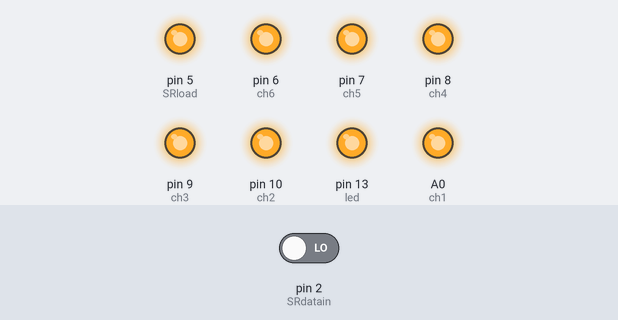
Simulated run of this sketch. Board: Arduino Nano, built with avr-gcc and run on an emulated ATmega328P. On the bench: output pins drawn as LEDs (lit = HIGH). Wiring (inferred from the names in the program): 24Cxx EEPROM at I2C address 0x50. Inputs (shaded band) come from the test bench; at power-on: pin 2 (SRdatain) LOW. EEPROM starts erased; pins used as bus, display or sensor lines are not drawn.

Above: at 1.3 s.
2.5 s: pin 2 (SRdatain) driven HIGH
At 5.2 s:
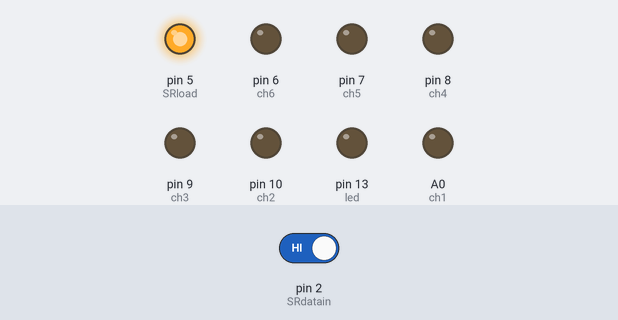
5.5 s: pin 2 (SRdatain) driven LOW
At 7.4 s:
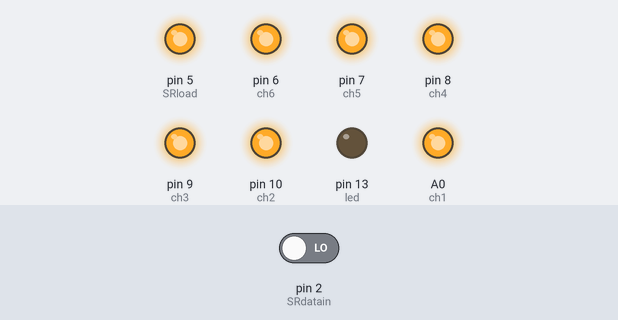
Timing chart, 0 to 13.0 s (numbered marks = the images above; inputs shaded):
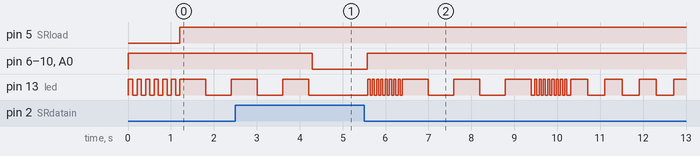

The sketch:

SyncSix_MultiSequences.ino
```cpp
//SyncSix Multi Sequences Arduino Sketch
//Allows multiple audio files and coresponding sequences to be programed into the controller.
//The controller will play the next audio file and sequence when triggered (or rec/layer is used) and will loop back to the first sequence after playing the last sequence.
//Upload audio files to the SD card in the normal way; Upload MP3 for first sequence first, second MP3 second, etc. Upload ambient audio file last if desired.
//numOfSeq (number of sequences)defines the total number of sequences the controller will record/playback

const unsigned int numOfSeq = 6;      //define number of sequences the controller will record/playback
const unsigned long quant = 75;      //set quantization time constant (how often outputs are refreshed in ms). Default 75ms.  Min 25ms.

#include <SoftwareSerial.h>
#include <EEPROM.h>
#include <Wire.h>

#define ambientbyte 0     //define arduino nano internal EEPROM settings bytes
#define volbyte 1
#define sonicbyte 2

#define SRload 5          //define pin connections
#define SRdatain 2
#define SRclock 4
#define SRclocken A1
#define ch1 A0
#define ch2 10
#define ch3 9
#define ch4 8
#define ch5 7
#define ch6 6
#define led 13
#define utrig A2
#define uecho A3
#define pot A7
#define busy A6
#define tx 11
#define rx 12

SoftwareSerial DFSoftwareSerial(rx, tx);                                            // RX, TX of MP3 player

bool ch1state;    //global vars to store input states
bool ch2state;
bool ch3state;
bool ch4state;
bool ch5state;
bool ch6state;
bool shiftstate;
bool trigstate;
bool sonicstate;

unsigned int memBlockSize = 65534/numOfSeq;     //define memory block allocated per sequence
unsigned int currMem = 0;                       //global var to store start address of sequence memory block
unsigned int currSeq = 1;                       //global var to store current sequence

void setup() {
  pinMode(led, OUTPUT);  digitalWrite(led, LOW);      //setup LED
  pinMode(pot, INPUT);                                //setup potentiometer
  pinMode(busy, INPUT);                               //setup MP3 player feedback pin

  pinMode(utrig, OUTPUT); digitalWrite(utrig, LOW);   // Set the ultrasonic trigPin as an OUTPUT and set LOW
  pinMode(uecho, INPUT);                              // Set the ultrasonic echoPin as an INPUT

  pinMode(ch1, OUTPUT); digitalWrite(ch1, LOW);       //setup output channel pins and set all to LOW
  pinMode(ch2, OUTPUT); digitalWrite(ch2, LOW);
  pinMode(ch3, OUTPUT); digitalWrite(ch3, LOW);
  pinMode(ch4, OUTPUT); digitalWrite(ch4, LOW);
  pinMode(ch5, OUTPUT); digitalWrite(ch5, LOW);
  pinMode(ch6, OUTPUT); digitalWrite(ch6, LOW);

  pinMode(SRload, OUTPUT);                            //setup input shift register pins
  pinMode(SRclocken, OUTPUT);
  pinMode(SRclock, OUTPUT);
  pinMode(SRdatain, INPUT);

  Wire.begin();                                       //begin I2C connection to external EEPROM

  DFSoftwareSerial.begin(9600);                       //begin serial connection to MP3 player
  byte MP3setvol[] = {0x7E, 0xFF, 0x06, 0x06, 0x00, 0x00, EEPROM.read(volbyte), 0xEF};     //read stored volume level
  DFSoftwareSerial.write(MP3setvol, 8);                //set volume of MP3 player

  startupCh();    //run startupCh function to turn on channels that should be on in the untriggered state

  digitalWrite(led, HIGH); delay(100); digitalWrite(led, LOW); delay(100); digitalWrite(led, HIGH); delay(100); digitalWrite(led, LOW); delay(100); digitalWrite(led, HIGH); delay(100); digitalWrite(led, LOW); delay(100); digitalWrite(led, HIGH); delay(100); digitalWrite(led, LOW); delay(100); digitalWrite(led, HIGH); delay(100); digitalWrite(led, LOW); delay(100); digitalWrite(led, HIGH); delay(100); digitalWrite(led, LOW); delay(100); //blink six times for startup confirmation
}


void loop() {
  inputCheck();   //refresh the inputs


  if ((trigstate||sonicstate) & !shiftstate) {            //if triggered, play sequence
    digitalWrite(led, HIGH);  //turn on led for duration of playback
    playSeq();                //play sequence
    currSeq++;
    if (currSeq == (numOfSeq+1)) {currSeq=1;}
    currMem = (memBlockSize*currSeq)-(memBlockSize);
  }
  else { digitalWrite(led, LOW);}    //turn of led when not playing back sequence


  if (ch1state && shiftstate){       //if shift and ch1 buttons are pressed, record sequence
    digitalWrite(led, HIGH); delay(600); digitalWrite(led, LOW); delay(600); digitalWrite(led, HIGH); delay(600); digitalWrite(led, LOW); delay(600); digitalWrite(led, HIGH); delay(600); digitalWrite(led, LOW);  //3 countdown blink
    recSeq();
    currSeq++;
    if (currSeq == (numOfSeq+1)) {currSeq=1;}
    currMem = (memBlockSize*currSeq)-(memBlockSize);
  }


    if (ch2state && shiftstate){       //if shift and ch2 buttons are pressed, layer record sequence
    digitalWrite(led, HIGH); delay(600); digitalWrite(led, LOW); delay(600); digitalWrite(led, HIGH); delay(600); digitalWrite(led, LOW); delay(600); digitalWrite(led, HIGH); delay(600); digitalWrite(led, LOW);  //3 countdown blink
    recSeqLayer();
    currSeq++;
    if (currSeq == (numOfSeq+1)) {currSeq=1;}
    currMem = (memBlockSize*currSeq)-(memBlockSize);
  }


  if (EEPROM.read(ambientbyte) && (analogRead(busy)>500)) {    //if play ambient track and ambient track has stoped
    playMP3(numOfSeq+1);     //play last MP3 (ambient)
    delay(25);
  }


  if (ch6state && shiftstate){     //toggle ambient enable eeprom bit if shift and ch6 are pressed
    if (EEPROM.read(ambientbyte) == 0){ EEPROM.write(ambientbyte, 1); digitalWrite(led, HIGH); delay(50); digitalWrite(led, LOW); delay(50); digitalWrite(led, HIGH); delay(50); digitalWrite(led, LOW); delay(50); digitalWrite(led, HIGH); delay(50); digitalWrite(led, LOW); delay(50); digitalWrite(led, HIGH); delay(50); digitalWrite(led, LOW); delay(50); digitalWrite(led, HIGH); delay(50); digitalWrite(led, LOW); delay(1000); }
    else {EEPROM.write(ambientbyte, 0); digitalWrite(led, HIGH); delay(400); digitalWrite(led, LOW); delay(400); digitalWrite(led, HIGH); delay(400); digitalWrite(led, LOW); delay(400); digitalWrite(led, HIGH); delay(400); digitalWrite(led, LOW); delay(400); digitalWrite(led, HIGH); delay(400); digitalWrite(led, LOW); }
  }

  if (shiftstate  &&  trigstate)  {   //toggle ultrasonic enable eeprom bit if shift and trig are pressed
    if (EEPROM.read(sonicbyte) == 0){  EEPROM.write(sonicbyte, 1); digitalWrite(led, HIGH); delay(50); digitalWrite(led, LOW); delay(50); digitalWrite(led, HIGH); delay(50); digitalWrite(led, LOW); delay(50); digitalWrite(led, HIGH); delay(50); digitalWrite(led, LOW); delay(50); digitalWrite(led, HIGH); delay(50); digitalWrite(led, LOW); delay(50); digitalWrite(led, HIGH); delay(50); digitalWrite(led, LOW); delay(1000); }
    else { EEPROM.write(sonicbyte, 0); digitalWrite(led, HIGH); delay(400); digitalWrite(led, LOW); delay(400); digitalWrite(led, HIGH); delay(400); digitalWrite(led, LOW); delay(400); digitalWrite(led, HIGH); delay(400); digitalWrite(led, LOW); delay(400); digitalWrite(led, HIGH); delay(400); digitalWrite(led, LOW); }
  }


  if (shiftstate  &&  ch5state) {    //if volume + is pressed
    byte newVol = constrain((EEPROM.read(volbyte) +1), 0, 30);      //read current volume from memory. Increment and constrain to volume range 0-30
    EEPROM.write(volbyte, newVol);                                  //write increased volume to arduino memory
    byte MP3setvol[] = {0x7E, 0xFF, 0x06, 0x06, 0x00, 0x00, newVol, 0xEF};     //create instruction to set new volume
    DFSoftwareSerial.write(MP3setvol, 8);                //set volume of MP3 player
    digitalWrite(led, HIGH); delay(50); digitalWrite(led, LOW);
  }

  if (shiftstate  &&  ch4state) {    //if volume - is pressed
    byte newVol = constrain((EEPROM.read(volbyte) -1), 0, 30);      //read current volume from memory. Decrement and constrain to volume range 0-30
    EEPROM.write(volbyte, newVol);                                  //write decreased volume to arduino memory
    byte MP3setvol[] = {0x7E, 0xFF, 0x06, 0x06, 0x00, 0x00, newVol, 0xEF};     //create instruction to set new volume
    DFSoftwareSerial.write(MP3setvol, 8);                //set volume of MP3 player
    digitalWrite(led, HIGH); delay(50); digitalWrite(led, LOW);
  }
}


void playSeq(){
  unsigned long currentmemory = currMem;
  playMP3(currSeq);       //play Xth mp3 file

  unsigned long startmillis = millis();     //record start time
  bool keepGoin = HIGH;
  while (keepGoin) {
    byte instruct = readEEPROM(currentmemory); currentmemory++;     //read in next instruction and move to next memory position
    while ((millis()-startmillis) < ((currentmemory-currMem+1)*quant)){}        //wait to execute
    if (bitRead(instruct, 7) == 1) {                            //check to see if end bit has been reached
      keepGoin = LOW;   //if end bit reached, stop and exit loop
    }
    updateCh(instruct);    //update outputs
  }
}


void recSeq(){
  unsigned long currentmemory = currMem;
  inputCheck();        //refresh inputs to clear shiftState
  playMP3(currSeq);          //play Xth mp3 file

  unsigned long startmillis = millis();     //record start time

  while((!shiftstate)  && (currentmemory<(currMem+memBlockSize-1))) {          //loop while user hasnt pressed shift button and there is still memory space left
    while((millis()-startmillis) < ((currentmemory-currMem+1)*quant)) {}       //wait to execute
    inputCheck();                                                      //refresh inputs
    byte chanStates = 0; chanStates|=ch1state<<0; chanStates|=ch2state<<1; chanStates|=ch3state<<2; chanStates|=ch4state<<3; chanStates|=ch5state<<4; chanStates|=ch6state<<5;    //convert input states to byte representation
    writeEEPROM(currentmemory, chanStates); currentmemory++;           //save byte
    updateCh(chanStates);                                              //update outputs
  }
  byte StopBit = B10000000;
  delay(10);
  writeEEPROM(currentmemory, StopBit);       //write end stop bit (1 @ MSB)
  delay(10);
  digitalWrite(led, HIGH); delay(50); digitalWrite(led, LOW); delay(50); digitalWrite(led, HIGH); delay(50); digitalWrite(led, LOW); delay(50); digitalWrite(led, HIGH); delay(50); digitalWrite(led, LOW); delay(50); digitalWrite(led, HIGH); delay(50); digitalWrite(led, LOW); delay(50); digitalWrite(led, HIGH); delay(50); digitalWrite(led, LOW); delay(50); digitalWrite(led, HIGH); delay(50); digitalWrite(led, LOW); delay(50); digitalWrite(led, HIGH); delay(50); digitalWrite(led, LOW); delay(50); digitalWrite(led, HIGH); delay(50); digitalWrite(led, LOW); delay(50);
}


void recSeqLayer(){
  unsigned long currentmemoryL = currMem;
  byte instructL = 0;      //
  playMP3(currSeq);          //play Xth mp3 file

  unsigned long startmillisL = millis();     //record start time

  while(!(bitRead(instructL, 7) == 1)) {          //loop untill end of sequence
    while((millis()-startmillisL) < ((currentmemoryL-currMem+1)*quant)) {}
    instructL = readEEPROM(currentmemoryL);     //read in next instruction and move to next memory position
    inputCheck();                               //refresh inputs
    byte chanStatesL = 0; chanStatesL|=ch1state<<0; chanStatesL|=ch2state<<1; chanStatesL|=ch3state<<2; chanStatesL|=ch4state<<3; chanStatesL|=ch5state<<4; chanStatesL|=ch6state<<5;    //convert input states to byte representation
    chanStatesL|=instructL;     //bitwise OR to create layering
    writeEEPROM(currentmemoryL, chanStatesL); currentmemoryL++;       //save combined byte
    updateCh(chanStatesL);              //update outputs
  }
  digitalWrite(led, HIGH); delay(50); digitalWrite(led, LOW); delay(50); digitalWrite(led, HIGH); delay(50); digitalWrite(led, LOW); delay(50); digitalWrite(led, HIGH); delay(50); digitalWrite(led, LOW); delay(50); digitalWrite(led, HIGH); delay(50); digitalWrite(led, LOW); delay(50); digitalWrite(led, HIGH); delay(50); digitalWrite(led, LOW); delay(50); digitalWrite(led, HIGH); delay(50); digitalWrite(led, LOW); delay(50); digitalWrite(led, HIGH); delay(50); digitalWrite(led, LOW); delay(50); digitalWrite(led, HIGH); delay(50); digitalWrite(led, LOW); delay(50);
}


void startupCh(){                                     //turns on channels that should be on in the untriggered state on controller startup
  unsigned long currentmemory = 0;
  byte instructPrev = readEEPROM(currentmemory); currentmemory++;     //read in  instruction and move to next memory position
  byte instruct = readEEPROM(currentmemory); currentmemory++;     //read in next instruction and move to next memory position
  while(bitRead(instruct, 7) != 1 && currentmemory<65534){    //while havent reched stop bit and is still memory
    instructPrev = instruct;
    instruct = readEEPROM(currentmemory); currentmemory++;     //read in next instruction and move to next memory position
  }
  updateCh(instructPrev);
}


void updateCh(byte states) {            //updates output channels
  if (bitRead(states, 5) == 1) {digitalWrite(ch6, HIGH);}
  else {digitalWrite(ch6, LOW);}

  if (bitRead(states, 4) == 1) {digitalWrite(ch5, HIGH);}
  else {digitalWrite(ch5, LOW);}

  if (bitRead(states, 3) == 1) {digitalWrite(ch4, HIGH);}
  else {digitalWrite(ch4, LOW);}

  if (bitRead(states, 2) == 1) {digitalWrite(ch3, HIGH);}
  else {digitalWrite(ch3, LOW);}

  if (bitRead(states, 1) == 1) {digitalWrite(ch2, HIGH);}
  else {digitalWrite(ch2, LOW);}

  if (bitRead(states, 0) == 1) {digitalWrite(ch1, HIGH);}
  else {digitalWrite(ch1, LOW);}
}


void writeEEPROM(unsigned int eeaddress, byte data ) {      //writes data to external EEPROM at eeaddress
  if (eeaddress <= 32767) {         //set EEPROM device address based on eeaddress
    Wire.beginTransmission(0x50);    //first EEPROM device
  }
  else {
    eeaddress = eeaddress-32768;    //adjust address for second EEPROM device
    Wire.beginTransmission(0x51);   //second EEPROM device
  }

  Wire.write((int)(eeaddress >> 8));   // MSB
  Wire.write((int)(eeaddress & 0xFF)); // LSB
  Wire.write((int) (data));         //send byte to be stored
  Wire.endTransmission();
  delay(1);
}

byte readEEPROM(unsigned int eeaddress ) {        //reads and returns external EEPROM byte at address eeaddress
  byte rdata = 0xFF;
  byte deviceaddress;
  if (eeaddress <= 32767) {     //set EEPROM device address based on eeaddress
    deviceaddress = 0x50;           //first EEPROM device
  }
  else {
    eeaddress = eeaddress-32768;    //adjust address for second EEPROM device
    deviceaddress = 0x51;           //second EEPROM device
  }

  Wire.beginTransmission(deviceaddress);          //ask for byte from specific EEPROM chip
  Wire.write((int)(eeaddress >> 8));   // MSB
  Wire.write((int)(eeaddress & 0xFF)); // LSB
  Wire.endTransmission();

  Wire.requestFrom(deviceaddress,1);              //get byte
  if (Wire.available()) rdata = Wire.read();
  return rdata;
}


void playMP3(unsigned int track) {        //plays MP3 tracks
  byte playMP3[] = {0x7E, 0xFF, 0x06, 0x03, 0x00, 0x00, track, 0xEF};           //message to send to MP3 player to play track 1
  DFSoftwareSerial.write(playMP3, 8);      //send code to play MP3
}


void inputCheck() {         //refreshes input button states and trig
  digitalWrite(SRload, LOW);  // Write pulse to load pin of 74HC165 shift register
  delayMicroseconds(5);
  digitalWrite(SRload, HIGH);
  delayMicroseconds(5);

  digitalWrite(SRclock, HIGH);  // Get data from 74HC165 shift register
  digitalWrite(SRclocken, LOW);
  byte incoming = shiftIn(SRdatain, SRclock, LSBFIRST);     //recieve incoming byte from shift register
  digitalWrite(SRclocken, HIGH);

  if (!(incoming & 0x80 )) {            //set channel states based on input buttons
    ch1state = HIGH;
  } else ch1state = LOW;

  if (!(incoming &  0x40 )) {
    ch2state = HIGH;
  } else ch2state = LOW;

  if (!(incoming &  0x20 )) {
    ch3state = HIGH;
  } else ch3state = LOW;

  if (!(incoming &  0x10 )) {
    ch4state = HIGH;
  } else ch4state = LOW;

  if (!(incoming &  0x8 )) {
    ch5state = HIGH;
  } else ch5state = LOW;

  if (!(incoming &  0x4 )) {
    ch6state = HIGH;
  } else ch6state = LOW;

  if (!(incoming &  0x2 )) {
    shiftstate = HIGH;
  } else shiftstate = LOW;

  if (!(incoming &  0x1 )) {
    trigstate = HIGH;
  } else trigstate = LOW;

  if (EEPROM.read(sonicbyte) == 1){        //if ultrasonic sensor is activated
    digitalWrite(utrig, HIGH);                       //trigger ultrasonic sensor
    delayMicroseconds(10);
    digitalWrite(utrig, LOW);
    long duration = pulseIn(uecho, HIGH, 12000);
    if (duration == 0) { duration=12000; }            //if no pulse is recieved (no ultrasonic conected/bad pulse) set to max length
    if (  map(constrain(duration, 150, 12000), 150, 12000, 1, 1024) < map(analogRead(pot), 0, 1024, 1024, 0)) {         //set sonicState HIGH if duration is less than potentiometer value
      sonicstate = HIGH;
    } else sonicstate = LOW;

    //ultrasonic sometimes gets falsly triggered when mp3 player stops playing ambient track
    if (EEPROM.read(ambientbyte)) {     //if play ambient track is enabled
      delay(15);                        //wait to allow busy pin to be analog read
      if (analogRead(busy)>500) {       //read busy pin to find out if ambient track has stoped
              sonicstate = LOW;         //set sonic state LOW to cancel any false triggers.
      }
    }
  }
}
```

Measured:
- after the input at 2.5 s, pin 6 (ch6), pin 7 (ch5), pin 8 (ch4), pin 9 (ch3), pin 10 (ch2), A0 (ch1): HIGH → LOW after 1.8 s; pin 13 (led): goes on until 4.2 s, then stays LOW
- after the input at 5.5 s, pin 6 (ch6), pin 7 (ch5), pin 8 (ch4), pin 9 (ch3), pin 10 (ch2), A0 (ch1): LOW → HIGH after 0.07 s
